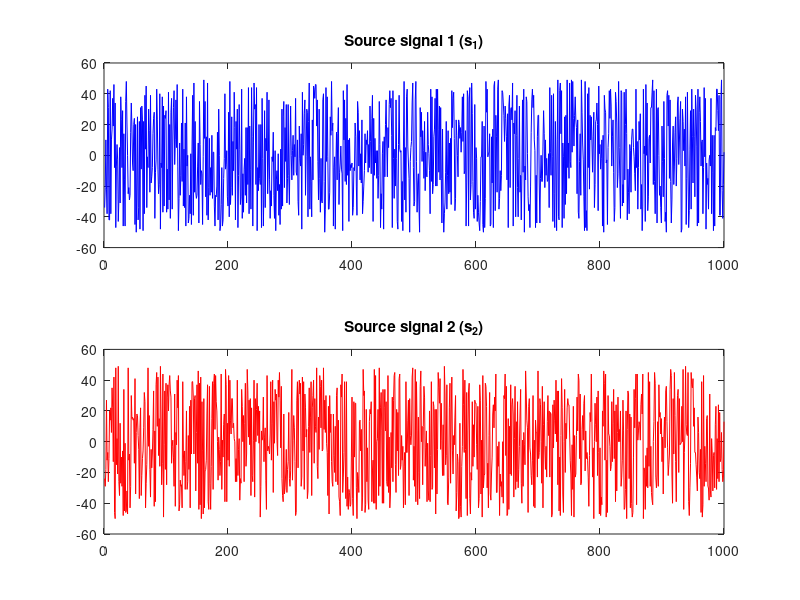
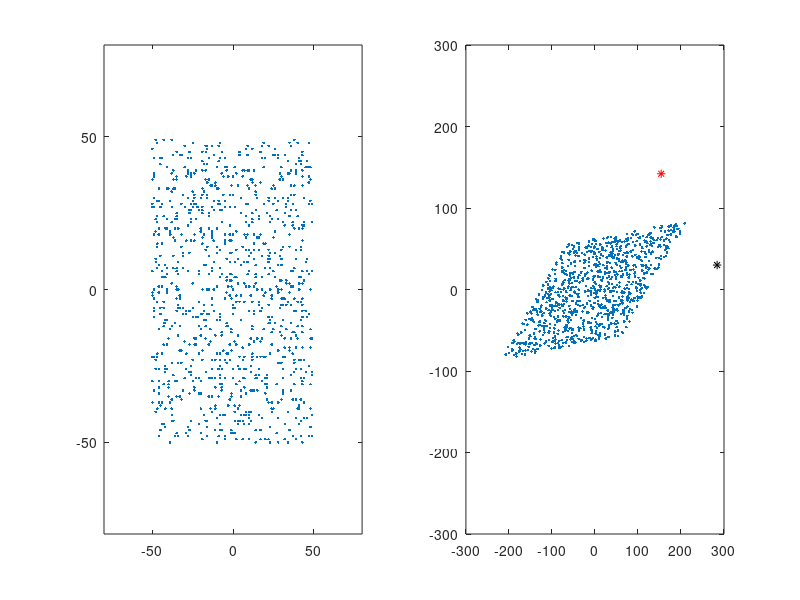
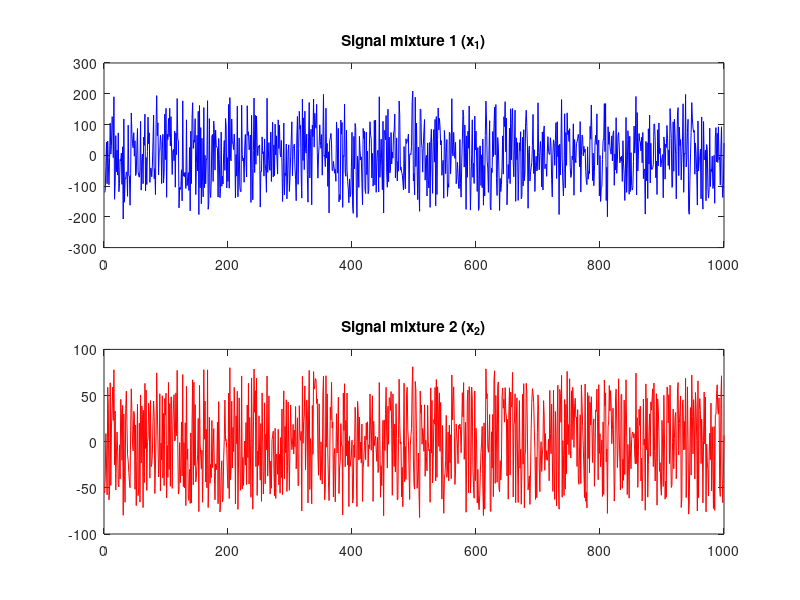
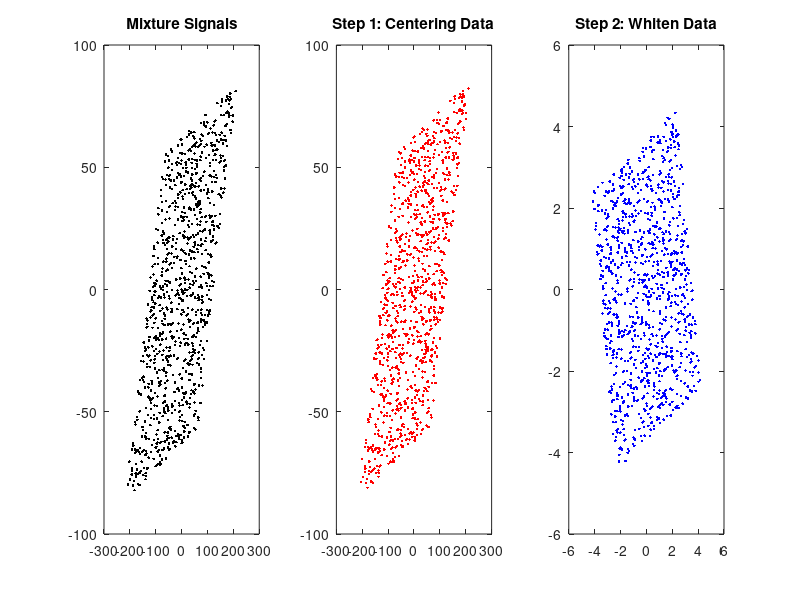

The MATLAB source for these figures, in order: (Note: this script raises an error after producing the figures.)
POINTS = 1000; % number of points to plot

% define the two random variables
% -------------------------------
for i=1:POINTS
	A(i) = round(rand*99)-50;              % A
	B(i) = round(rand*99)-50;              % B
end

%% plot the time course of the signals
% ------------------------------------

figure; subplot(2,1,1)
plot(A,'b')
title('Source signal 1 (s_{1})');
subplot(2,1,2)
plot(B,'r')
title('Source signal 2 (s_{2})');

%% Plot the source space and mixture space 

figure; subplot(1,2,1)
plot(A,B, '.');                        % plot the variables
set(gca, 'xlim', [-80 80], 'ylim', [-80 80]);  % redefines limits of the graph

% mix linearly these two variables
% --------------------------------
mix1 = [1.54 2.84; 1.42 0.3];
M1 = mix1(1,1)*A + mix1(1,2)*B;                          % mixing 1
M2 = mix1(2,1)*A + mix1(2,2)*B; % mixing 2

s1ax = [100;0];
s2ax = [0;100];
s1trans = mix1*s1ax;
s2trans = mix1*s2ax;

subplot(1,2,2); plot(M1,M2, '.');                      % plot the mixing
hold on
plot(s1trans(1),s1trans(2),'r*')
hold on
plot(s2trans(1), s2trans(2),'k*')
set(gca, 'ylim', get(gca, 'xlim'));            % redefines limits of the graph

%% plot the time course of the signal mixtures
figure; subplot(2,1,1)
plot(M1,'b')
title('Signal mixture 1 (x_{1})');
subplot(2,1,2)
plot(M2,'r'); 
title('Signal mixture 2 (x_{2})');


%% whiten the data
% ---------------
x = [M1;M2];
figure; subplot(1,3,1)
plot(x(1,:),x(2,:),'.k');
title('Mixture Signals');
c=cov(x');		 % covariance
sq=inv(sqrtm(c));        % inverse of square root
mx=mean(x');             % mean
xx=x-mx'*ones(1,POINTS); % subtract the mean

subplot(1,3,2)
plot(xx(1,:),xx(2,:),'.r')
title('Step 1: Centering Data');

xx=2*sq*xx;              
cov(xx')              % the covariance is now a diagonal matrix

subplot(1,3,3); plot(xx(2,:), xx(1,:), '.b');
title('Step 2: Whiten Data');

%% show projections
% ----------------
figure; 
axes('position', [0.2 0.2 0.8 0.8]); plot(xx(1,:), xx(2,:), '.'); hold on;
axes('position', [0   0.2 0.2 0.8]); hist(xx(1,:));  set(gca, 'view', [90 90]);
axes('position', [0.2 0   0.8 0.2]); hist(xx(2,:));

% show projections
% ----------------
figure; 
axes('position', [0.2 0.2 0.8 0.8]); plot(A,B, '.'); hold on;
axes('position', [0   0.2 0.2 0.8]); hist(B);
set(gca, 'xdir', 'reverse'); set(gca, 'view', [90 90]);
axes('position', [0.2 0   0.8 0.2]); hist(A);

figure
axes('position', [0.2 0.2 0.8 0.8]); plot(M1,M2, '.'); hold on;
axes('position', [0   0.2 0.2 0.8]); hist(M2);
set(gca, 'xdir', 'reverse'); set(gca, 'view', [90 90]);
axes('position', [0.2 0   0.8 0.2]); hist(M1);

%% plot the histograms showing the PDF of the signals.

figure; subplot(1,2,1)
[f1,xi1] = ksdensity(s);
hist(EEG.data(48,:),100);
hold on;
plotyy(nan,nan,xi1,f1)
 
subplot(1,2,2)
[f2,xi2] = ksdensity(activations(1,:));
hist(activations(1,:),100);
hold on
plotyy(nan,nan,xi2,f2)


data = [A;B]';
[bandwidth,density,X,Y]=kde2d(data,50);
figure
contour3(X,Y,density,50), hold on 
plot(data(:,1),data(:,2),'r.','MarkerSize',5)

figure
surf(X,Y,density,'LineStyle','none'), view([0,70]) 
colormap jet, hold on, alpha(.5) 
set(gca, 'color', 'white'); 
plot(data(:,1),data(:,2),'r.','MarkerSize',5)
